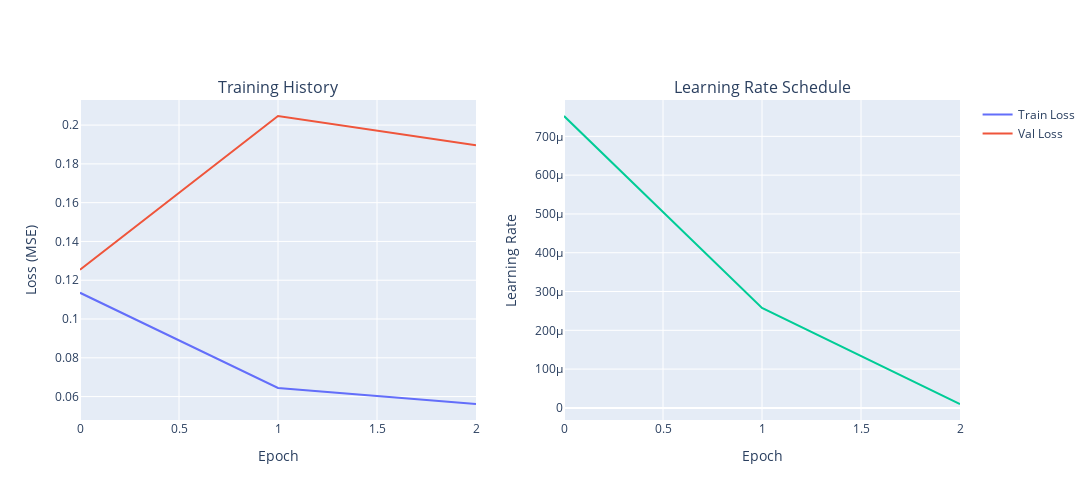

This figure's notebook cell:
### Code cell
from src.visualization import plot_training_history

fig = plot_training_history(history)
fig.show()

print(f"\nBest Validation Loss: {min(history['val_loss']):.6f}")
print(f"Final Train Loss: {history['train_loss'][-1]:.6f}")

### Figure 1 — Plotly figure (JSON) as saved in the notebook; plotly's stock layout.template omitted (floating-point values rounded to 4 significant figures)
{"data": [{"mode": "lines", "name": "Train Loss", "type": "scatter", "xaxis": "x", "y": [0.1135, 0.06442, 0.05617], "yaxis": "y"}, {"mode": "lines", "name": "Val Loss", "type": "scatter", "xaxis": "x", "y": [0.1255, 0.2047, 0.1896], "yaxis": "y"}, {"mode": "lines", "name": "Learning Rate", "showlegend": false, "type": "scatter", "xaxis": "x2", "y": [0.0007525, 0.0002575, 1e-05], "yaxis": "y2"}], "layout": {"annotations": [{"font": {"size": 16}, "showarrow": false, "text": "Training History", "x": 0.225, "xanchor": "center", "xref": "paper", "y": 1, "yanchor": "bottom", "yref": "paper"}, {"font": {"size": 16}, "showarrow": false, "text": "Learning Rate Schedule", "x": 0.775, "xanchor": "center", "xref": "paper", "y": 1, "yanchor": "bottom", "yref": "paper"}], "height": 500, "showlegend": true, "width": 1200, "xaxis": {"anchor": "y", "domain": [0, 0.45], "title": {"text": "Epoch"}}, "xaxis2": {"anchor": "y2", "domain": [0.55, 1], "title": {"text": "Epoch"}}, "yaxis": {"anchor": "x", "domain": [0, 1], "title": {"text": "Loss (MSE)"}}, "yaxis2": {"anchor": "x2", "domain": [0, 1], "title": {"text": "Learning Rate"}}}}
